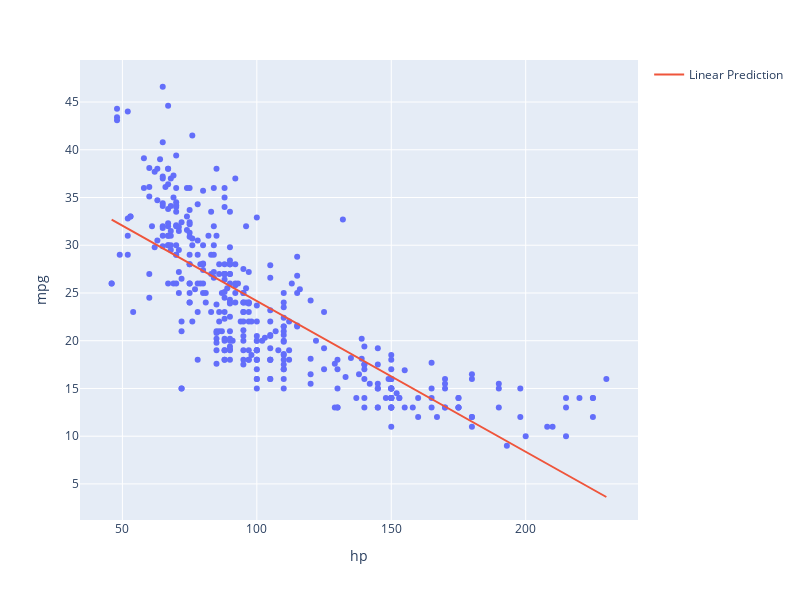

The notebook cell saved with this chart:
### Markdown cell above
Suppose we want to use the `hp` (horsepower) of a car to predict its `mpg` (gas mileage in miles per gallon). If we visualize the relationship between these two variables, we see a non-linear curvature. Fitting a linear model to these variables results in a high (poor) value of RMSE. 

$$\hat{y} = \theta_0 + \theta_1 (\text{hp})$$

### Code cell
X = vehicles[["hp"]]
y = vehicles["mpg"]

hp_model = LinearRegression()
hp_model.fit(X, y)
hp_model_predictions = hp_model.predict(X)

print(f"MSE of model with (hp) feature: {np.mean((y-hp_model_predictions)**2)}")

fig = px.scatter(vehicles, x="hp", y="mpg", width=800, height=600)
fig.add_trace(go.Scatter(x=vehicles["hp"], y=hp_model_predictions,
                         mode="lines", name="Linear Prediction"))
# sns.scatterplot(data=vehicles, x="hp", y="mpg")
# plt.plot(vehicles["hp"], hp_model_predictions, c="tab:red");

### Figure 1 — Plotly figure (JSON) as saved in the notebook; plotly's stock layout.template omitted (floating-point values rounded to 4 significant figures; data arrays with more than 128 entries replaced by an {"elided": "..."} marker saying what was removed)
{"data": [{"hovertemplate": "hp=%{x}<br>mpg=%{y}<extra></extra>", "legendgroup": "", "marker": {"color": "#636efa", "symbol": "circle"}, "mode": "markers", "name": "", "orientation": "v", "showlegend": false, "type": "scatter", "x": {"elided": "392 float values"}, "xaxis": "x", "y": {"elided": "392 float values"}, "yaxis": "y"}, {"mode": "lines", "name": "Linear Prediction", "type": "scatter", "x": {"elided": "392 float values"}, "y": {"elided": "392 float values"}}], "layout": {"height": 600, "legend": {"tracegroupgap": 0}, "margin": {"t": 60}, "width": 800, "xaxis": {"anchor": "y", "domain": [0, 1], "title": {"text": "hp"}}, "yaxis": {"anchor": "x", "domain": [0, 1], "title": {"text": "mpg"}}}}
